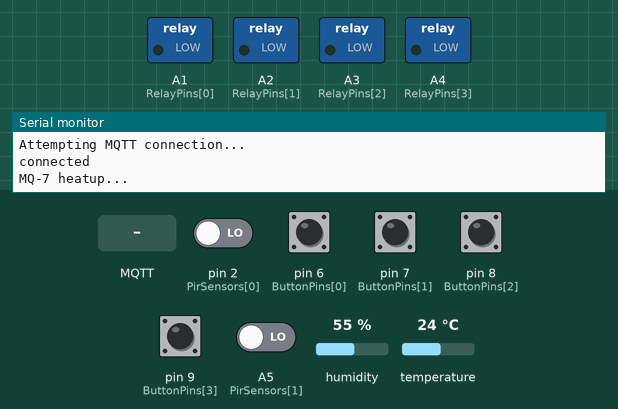
This sketch was run on a simulated Arduino Uno, built with avr-gcc and run on an emulated ATmega328P. Parts: switched loads named in the sketch (green lamp = pin HIGH), the last lines printed to the serial monitor. The inputs (shaded band) are chosen by the test bench; at power-on: pin 6 (ButtonPins[0]), pin 7 (ButtonPins[1]), pin 8 (ButtonPins[2]), pin 9 (ButtonPins[3]) HIGH, A5 (PirSensors[1]), pin 2 (PirSensors[0]) LOW, humidity 55 %, temperature 24 °C. WiFi joins after 1.5 s; servers stay silent unless stated; no MQTT or app messages arrive unless stated.

Above: at 2.8 s.
2.9 s: MQTT message "AON" arrives on the first subscribed topic
At 4.3 s:
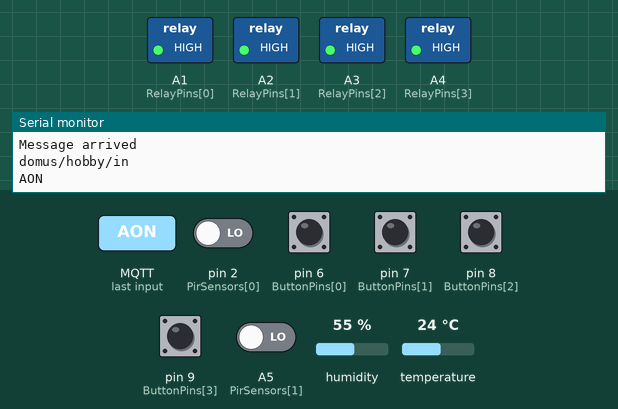
13.7 s: MQTT message "AOF" arrives on the first subscribed topic
At 14.9 s:
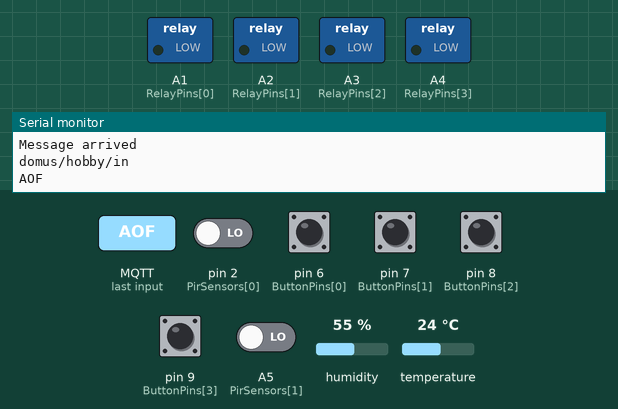
Timing chart, 0 to 16.2 s (numbered marks = the images above; inputs shaded):
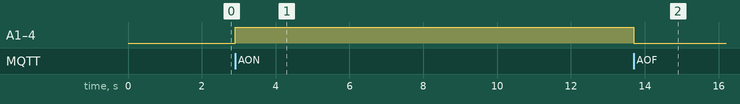

The sketch:

Domus_Uno_Hobby.ino
```cpp
/*
          <========Arduino Sketch for Arduino Uno =========>
          Locatie: Hobbykamer

          Pins used:
          0: Serial
          1: Serial
          2: PIR Sensor
          3: DHT-22 sensor
          4: <in gebruik voor W5100>
          5: Output for MQ-7 state transistor
          6: Button #1
          7: Button #1
          8: Button #1
          9: Button #1
          10: <in gebruik voor W5100>
          11: <in gebruik voor W5100>
          12: <in gebruik voor W5100>
          13: <in gebruik voor W5100>

          A0: MQ-7 Sensor
          A1: Relay #1
          A2: Relay #2
          A3: Relay #3
          A4: Relay #1
          A5: Magneetcontact achterdeur

          incoming topic: domus/hobby/in

          Arduino Uno with W5100 ethernet shield used as MQTT client
          It will connect over Ethernet to the MQTT broker and controls digital outputs (LED, relays)
          The topics have the format "domus/hobby/uit" for outgoing messages and
          "domus/hobby/in" for incoming messages.
          As the available memory of a UNO  with Ethernetcard is limited,
          I have kept the topics short
          Also, the payloads  are kept short
          The outgoing topics are

          domus/hobby/uit        // Relaisuitgangen: R<relaisnummer><status>
          domus/hobby/uit/rook   // MQ-2 gas & rookmelder, geconverteerd naar 0-100%
          domus/hobby/uit/licht  // LDR-melder: 0=licht, 1=donker
          domus/hobby/uit/temp   // DHT-22 temperatuursensor
          domus/hobby/uit/warmte // DHT-22 gevoelstemperatuur
          domus/hobby/uit/vocht  // DHT-22 luchtvochtigheid

          Here, each relay state is reported using the same syntax as the switch command:
          R<relay number><state>

          There is only one incoming topic:
          domus/hobby/in
          The payload here determines the action:
          STAT - Report the status of all relays (0-9)
          AON - turn all the relays on
          AOF - turn all the relays off
          2 - Publish the IP number of the client
          R<relay number><state> - switch relay into specified state (0=off, 1=on)
          R<relay number>X - toggle relay

          On Startup, the Client publishes the IP number

          Adapted 4-2-2018 by Peter Mansvelder:

          removed Temp/Humidity, added multiple relays for MQTT house control
          I used the following ports:

          Uno: pins 4,10,11,12,13 in use
          Mega: 4,10,50,51,52,53 in use

          3,5,6,7,8,9,A0(14),A1(15),A2(16),A3(17), using those not used by ethernet shield (4, 10, 11, 12, 13) and other
          ports (0, 1 used by serial interface).
          A4(18) and A5(19) are used as inputs, for 2 buttons

          ToDo:
          - add extra button on input A5(19) => done
          - use output 17 as a PWM channel for the button LEDs => done, used A9
          - implement short/long press for buttons => done

          Adapted 24-02-2018 by Peter Mansvelder:
          - added sensors for light and smoke (MQ-2), reporting on output topics
          - added alarm function for smoke with buzzer
          - added pulse relay

*/
// parameters to tune memory use
//#define BMP280 0 // use BMP280 sensor
#define DHT_present 1 // use DHT sensor
#define MQ_present 1 // MQ-x gas sensor
#define DEBUG 1 // Zet debug mode aan

#include <Ethernet.h>           // Ethernet.h library
#include "PubSubClient.h"       //PubSubClient.h Library from Knolleary
//#include <Adafruit_Sensor.h>
//#include <Adafruit_BMP280.h>    // Adafruit BMP280 library

#define BUFFERSIZE 40          // default 100

#if defined(DHT_present)
#include <DHT.h>
#define DHT_PIN 3 // Vul hier de pin in van de DHT11 sensor
DHT dht(DHT_PIN, DHT22);
#endif

// Vul hier de naam in waarmee de Arduino zich aanmeldt bij MQTT
#define CLIENT_ID  "domus_hobby_test"

// Vul hier het interval in waarmee sensorgegevens worden verstuurd op MQTT
#define PUBLISH_DELAY 5000 // that is 5 seconds interval

String hostname = CLIENT_ID;

// Vul hier de data in van de PIRs
byte NumberOfPirs = 2;
int PirSensors[] = {2, A5};
int PreviousDetects[] = {false, false}; // Statusvariabele PIR sensor

// Vul hier de MQTT topic in waar deze arduino naar luistert
const char* topic_in = "domus/hobby/in";

// Vul hier de uitgaande MQTT topics in
const char* topic_out = "domus/hobby/uit";
//const char* topic_out_smoke = "domus/hobby/uit/rook";
//const char* topic_out_light = "domus/hobby/uit/licht";
//const char* topic_out_door = "domus/hobby/uit/deur";

#if defined(DHT_present)
const char* topic_out_temp = "domus/hobby/uit/temp";
const char* topic_out_hum = "domus/hobby/uit/vocht";
const char* topic_out_heat = "domus/hobby/uit/warmte";
#endif

const char* topic_out_pir = "domus/hobby/uit/pir";

#if defined(MQ_present)
const char* topic_out_gas = "domus/hobby/uit/gas";
byte mq_state = 1;  // present state of MQ sensor: 0=preheat, 1=measure
byte mq_state_pin = 5;
byte mq_sensor_pin = A0;
byte mq_value = 0;
long mq_millis;
float co_value = 0;
const long mq_heat_interval = 60000;
const long mq_measure_interval = 90000;
const long mq_startup = 3000;
#endif

// Vul hier het aantal gebruikte relais in en de pinnen waaraan ze verbonden zijn
const byte NumberOfRelays = 4;
const byte RelayPins[] = {A1, A2, A3, A4};
bool RelayInitialState[] = {LOW, LOW, LOW, LOW};

char messageBuffer[BUFFERSIZE];
char topicBuffer[BUFFERSIZE];
String ip = "";
bool startsend = HIGH;// flag for sending at startup
#if defined (DEBUG)
bool debug = true;
#else
bool debug = false;
#endif

// Vul hier het macadres in
uint8_t mac[6] = {0x00, 0x01, 0x02, 0x03, 0x04, 0x4B};
EthernetClient ethClient;
PubSubClient mqttClient;

long previousMillis;

// General variables
void ShowDebug(String tekst) {
  if (debug) {
    Serial.println(tekst);
  }
}

void(* resetFunc) (void) = 0; //declare reset function @ address 0

// Vul hier het aantal knoppen in en de pinnen waaraan ze verbonden zijn
int NumberOfButtons = 4;
int ButtonPins[] = {6, 7, 8, 9};
static byte lastButtonStates[] = {0, 0, 0, 0};
long lastActivityTimes[] = {0, 0, 0, 0};
long LongPressActive[] = {0, 0, 0, 0};

#define DEBOUNCE_DELAY 150
#define LONGPRESS_TIME 450

void processButtonDigital( int buttonId )
{
  int sensorReading = digitalRead( ButtonPins[buttonId] );
  if ( sensorReading == LOW ) // Input pulled low to GND. Button pressed.
  {
    if ( lastButtonStates[buttonId] == LOW )  // The button was previously un-pressed
    {
      if ((millis() - lastActivityTimes[buttonId]) > DEBOUNCE_DELAY) // Proceed if we haven't seen a recent event on this button
      {
        lastActivityTimes[buttonId] = millis();
      }
    }
    else if ((millis() - lastActivityTimes[buttonId] > LONGPRESS_TIME) && (!LongPressActive[buttonId]))// Button long press
    {
      LongPressActive[buttonId] = true;
      ShowDebug( "Button" + String(buttonId) + " long pressed" );
      String messageString = "Button" + String(buttonId) + "_long";
      messageString.toCharArray(messageBuffer, messageString.length() + 1);
      mqttClient.publish(topic_out, messageBuffer);
    }
    lastButtonStates[buttonId] = HIGH;
  }
  else {
    if (lastButtonStates[buttonId] == HIGH) {
      if (LongPressActive[buttonId]) {
        LongPressActive[buttonId] = false;
      } else {
        if ((millis() - lastActivityTimes[buttonId]) > DEBOUNCE_DELAY) // Proceed if we haven't seen a recent event on this button
        {
          ShowDebug( "Button" + String(buttonId) + " pressed" );
          String messageString = "Button" + String(buttonId);
          messageString.toCharArray(messageBuffer, messageString.length() + 1);
          mqttClient.publish(topic_out, messageBuffer);
        }
      }
      lastButtonStates[buttonId] = LOW;
    }
  }
}

float raw_value_to_CO_ppm(float value)
{
  float reference_resistor_kOhm = 10.0;

  float sensor_reading_100_ppm_CO = -1;
  float sensor_reading_clean_air = 675;

  float sensor_100ppm_CO_resistance_kOhm;
  float sensor_base_resistance_kOhm;

  if (value < 1) return -1; //wrong input value
  sensor_base_resistance_kOhm = reference_resistor_kOhm * 1023 / sensor_reading_clean_air - reference_resistor_kOhm;
  if (sensor_reading_100_ppm_CO > 0)
  {
    sensor_100ppm_CO_resistance_kOhm = reference_resistor_kOhm * 1023 / sensor_reading_100_ppm_CO - reference_resistor_kOhm;
  }
  else
  {
    sensor_100ppm_CO_resistance_kOhm = sensor_base_resistance_kOhm * 0.25;
    //UPDATED: when checked on a CO meter, it seems that sensor corresponds to
    //the datasheet pretty well
  }
  float sensor_R_kOhm = reference_resistor_kOhm * 1023 / value - reference_resistor_kOhm;
  float R_relation = sensor_100ppm_CO_resistance_kOhm / sensor_R_kOhm;
  float CO_ppm = 134 * R_relation - 35;
  if (CO_ppm < 0) CO_ppm = 0;
  return CO_ppm;
}

void reconnect() {
  // Loop until we're reconnected
  while (!mqttClient.connected()) {
    ShowDebug("Attempting MQTT connection...");
    // Attempt to connect
    if (mqttClient.connect(CLIENT_ID)) {
      ShowDebug("connected");
      // Once connected, publish an announcement...
      mqttClient.publish(topic_out, ip.c_str());
      mqttClient.publish(topic_out, CLIENT_ID);
      // ... and resubscribe
      mqttClient.subscribe(topic_in);
    } else {
      ShowDebug("failed, rc=" + String(mqttClient.state()));
      // Wait 5 seconds before retrying
      delay(5000);
    }
  }
}

void sendMessage(String m, char* topic) {
  m.toCharArray(messageBuffer, m.length() + 1);
  mqttClient.publish(topic, messageBuffer);
}

void sendData() {

#if defined(DHT_present)
  float h = dht.readHumidity();
  float t = dht.readTemperature();
  float hic = dht.computeHeatIndex(t, h, false);

  //  Send Temperature sensor
  ShowDebug("T: " + String(t));
  sendMessage(String(t), topic_out_temp);

  //  Send Humidity sensor
  ShowDebug("H: " + String(h));
  sendMessage(String(h), topic_out_hum);

  //  Send Heat index sensor
  ShowDebug("HI: " + String(hic));
  sendMessage(String(hic), topic_out_heat);
#endif

#if defined(BMP280)
  if (bmp_present) {
    float t = bmp.readTemperature();
    sendMessage(String(t), topic_out_bmptemp);
    long p = bmp.readPressure();
    sendMessage(String(p), topic_out_pressure);
  }
#endif

#if defined(MQ_present)
  ShowDebug("CO: " + String(raw_value_to_CO_ppm(co_value)));
  sendMessage(String(raw_value_to_CO_ppm(co_value)), topic_out_gas);
  ShowDebug(String(millis()));
  ShowDebug(String(mq_millis));
  ShowDebug(String(mq_state));
#endif

  // Send status of relays
  for (byte thisPin = 0; thisPin < NumberOfRelays; thisPin++) {
    report_state(thisPin);
  }
}

void report_state(byte outputport)
{
  String messageString = "R" + String(outputport) + String(digitalRead(RelayPins[outputport]));
  sendMessage(messageString, topic_out);
}

void callback(char* topic, byte * payload, byte length) {
  char msgBuffer[BUFFERSIZE];
  // I am only using one ascii character as command, so do not need to take an entire word as payload
  // However, if you want to send full word commands, uncomment the next line and use for string comparison
  payload[length] = '\0'; // terminate string with 0
  String strPayload = String((char*)payload);  // convert to string
  ShowDebug(strPayload);
  ShowDebug("Message arrived");
  ShowDebug(topic);
  ShowDebug(strPayload);

  byte RelayPort;
  byte RelayValue;

  if (strPayload[0] == 'R') {

    // Relais commando
    ShowDebug("Relay:");

    RelayPort = strPayload[1] - 48;
    if (RelayPort > 16) RelayPort -= 3;
    RelayValue = strPayload[2] - 48;

    if (RelayValue == 40) {
      ShowDebug("Relay " + String (RelayPins[RelayPort]));
      if (digitalRead(RelayPins[RelayPort]) == LOW) {
        digitalWrite(RelayPins[RelayPort], HIGH);
        ShowDebug("...to HIGH");
      }
      else {
        digitalWrite(RelayPins[RelayPort], LOW);
        ShowDebug("...to LOW");
      }
    } else {
      digitalWrite(RelayPins[RelayPort], RelayValue);
    }
    report_state(RelayPort);
  } else if (strPayload == "IP")  {

    // 'Show IP' commando
    mqttClient.publish(topic_out, ip.c_str());// publish IP nr
  }
  else if (strPayload == "AON") {

    // Alle relais aan
    for (byte i = 0 ; i < NumberOfRelays; i++) {
      if (RelayInitialState[i] == LOW) {
        digitalWrite(RelayPins[i], HIGH);
      } else {
        digitalWrite(RelayPins[i], LOW);
      }
      report_state(i);
    }
  }

  else if (strPayload == "AOF") {
    // Alle relais uit
    for (byte i = 0 ; i < NumberOfRelays; i++) {
      digitalWrite(RelayPins[i], RelayInitialState[i]);
      report_state(i);
    }
  }
  else if (strPayload == "STAT") {

    // Status van alle sensors and relais
    sendData();
  }
  else if (strPayload == "#RESET") {
    ShowDebug("Reset command received, resetting in one second...");
    delay(1000);
    resetFunc();
  }
  else {
    // Onbekend commando
    ShowDebug("Unknown value");
    mqttClient.publish(topic_out, "Unknown command");
  }
}

void check_pir(byte pirid)
{
  // ...read out the PIR sensors...
  if (digitalRead(PirSensors[pirid]) == HIGH) {
    if (!PreviousDetects[pirid]) {
      ShowDebug("Pir " + String(pirid) + " on.");
      String messageString = "pir" + String(pirid) + "on";
      messageString.toCharArray(messageBuffer, messageString.length() + 1);
      mqttClient.publish(topic_out_pir, messageBuffer);
      PreviousDetects[pirid] = true;
    }
  }
  else {
    if (PreviousDetects[pirid]) {
      ShowDebug("Pir " + String(pirid) + " off.");
      String messageString = "pir" + String(pirid) + "off";
      messageString.toCharArray(messageBuffer, messageString.length() + 1);
      mqttClient.publish(topic_out_pir, messageBuffer);
    }
    PreviousDetects[pirid] = false;
  }
}

void setup() {

  if (debug) {
    Serial.begin(9600);
    ShowDebug(CLIENT_ID);
    ShowDebug(hostname);
  }

  for (byte thisPin = 0; thisPin < NumberOfRelays; thisPin++) {
    ShowDebug("Relay: " + String(RelayPins[thisPin]));
    pinMode(RelayPins[thisPin], OUTPUT);
    digitalWrite(RelayPins[thisPin], RelayInitialState[thisPin]);
  }

  for (int thisButton = 0; thisButton < NumberOfButtons; thisButton++) {
    ShowDebug("Button: " + String(ButtonPins[thisButton]));
    pinMode(ButtonPins[thisButton], INPUT_PULLUP);
  }

#if defined(DHT_present)
  dht.begin();
#endif

  //  pinMode(SmokeSensor, INPUT);
  //  pinMode(PWMoutput, OUTPUT);
  //  pinMode(LightSensor, INPUT);

  for (byte pirid = 0; pirid < NumberOfPirs; pirid++) {
    ShowDebug("Pir: " + String(PirSensors[pirid]));
    pinMode(PirSensors[pirid], INPUT_PULLUP);
  }

  ShowDebug("Network...");
  // attempt to connect to network:

  //   setup ethernet communication using DHCP
  if (Ethernet.begin(mac) == 0) {

    ShowDebug(F("No DHCP"));
    for (;;);
  }
  ShowDebug(F("Ethernet via DHCP"));
  ShowDebug("IP address: ");
  ip = String (Ethernet.localIP()[0]);
  ip = ip + ".";
  ip = ip + String (Ethernet.localIP()[1]);
  ip = ip + ".";
  ip = ip + String (Ethernet.localIP()[2]);
  ip = ip + ".";
  ip = ip + String (Ethernet.localIP()[3]);
  ShowDebug(ip);
  ShowDebug("");

  // setup mqtt client
  mqttClient.setClient(ethClient);
  mqttClient.setServer( "majordomo", 1883); // or local broker
  ShowDebug("MQTT set up");
  mqttClient.setCallback(callback);
  ShowDebug("Ready to send data");
  previousMillis = millis();
#if defined(MQ_present)
  mq_millis = millis();
  ShowDebug("Pin " + String(mq_sensor_pin) + " is MQ sensor");
#endif
}

void loop() {
  // Main loop, where we check if we're connected to MQTT...
  if (!mqttClient.connected()) {
    ShowDebug("Not Connected!");
    reconnect();
  }

  // ... then send all relay stats when we've just started up....
  if (startsend) {
    for (byte thisPin = 0; thisPin < NumberOfRelays; thisPin++) {
      report_state(thisPin);
    }
    startsend = false;
  }

  // ...read out the PIR sensors...
  for (int id = 0; id < NumberOfPirs; id++) {
    check_pir(id);
  }

#if defined(MQ_present)
  // ...process the MQ-7 sensor...
  if (mq_state == 0) {
    digitalWrite(mq_state_pin, HIGH);
    if ( mq_millis < millis() ) {
      ShowDebug("MQ-7 measure...");
      mq_state = 1;
      mq_millis = millis() + mq_measure_interval;
    }
  }
  else {
    digitalWrite(mq_state_pin, LOW);
    int mq_value = analogRead(mq_sensor_pin);
    //    ShowDebug("Value: "+String(mq_value));
    if ( (mq_millis + mq_startup - mq_measure_interval) < millis() )
    {
      co_value *= 0.999;
      co_value += 0.001 * mq_value;
    }
    if ( mq_millis < millis() ) {
      ShowDebug("MQ-7 heatup...");
      mq_state = 0;
      mq_millis = millis() + mq_heat_interval;
    }
  }
#endif

  // ...see if it's time to send new data, ....
  if (millis() - previousMillis > PUBLISH_DELAY) {
    previousMillis = millis();
    sendData();
  }
  else {
    for (int id = 0; id < NumberOfButtons; id++) {
      processButtonDigital(id);
    }
  }

  // and loop.
  mqttClient.loop();
}
```

Measured:
- after the input at 2.9 s, A1 (RelayPins[0]), A2 (RelayPins[1]), A3 (RelayPins[2]), A4 (RelayPins[3]): LOW → HIGH at once
- after the input at 13.7 s, A1 (RelayPins[0]), A2 (RelayPins[1]), A3 (RelayPins[2]), A4 (RelayPins[3]): HIGH → LOW at once
